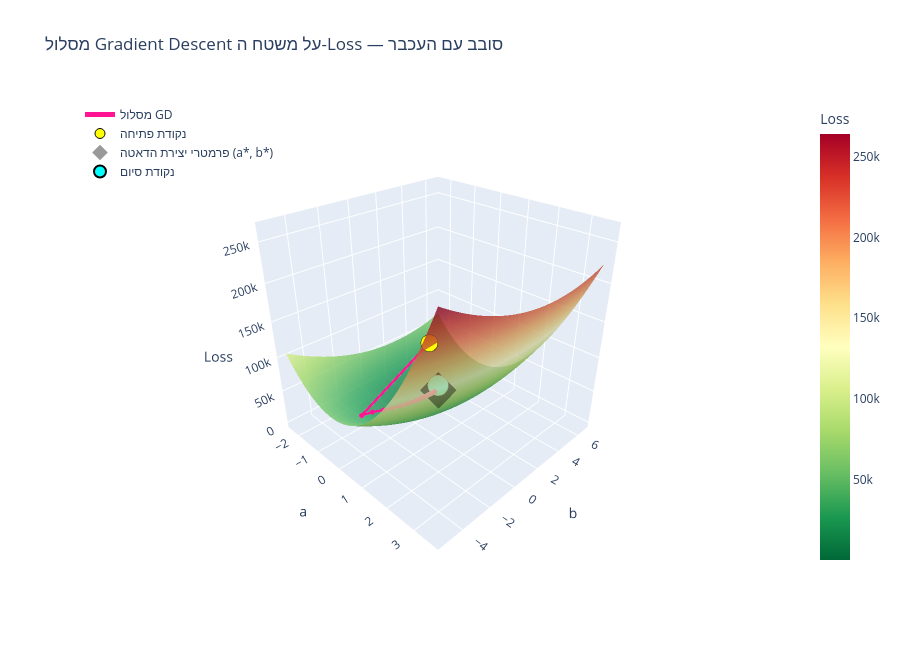

Notebook code for this chart:
### Markdown cell above
<div dir=rtl style="text-align: right">

## שלב 7.5 — המסלול בתלת-ממד

עכשיו נראה את אותו מסלול, אבל על **המשטח עצמו** — ה-Loss כציר Z.  
ניתן לראות בבירור איך האלגוריתם "מחליק במדרון" לעבר השפל.

> **שימו לב:** הנקודה השחורה (◆) מסמנת את **פרמטרי יצירת הדאטה** — הערכים שבהם השתמשנו לייצר את הנקודות.  
> היא אינה בהכרח בשפל ה-Loss, מכיוון שהרעש שהוספנו "מזיז" את המינימום קצת.  
> GD מוצא את הפרמטרים שמתאימים **לנתונים שקיבל** — לא את הפרמטרים ה"אמיתיים" של הפרבולה המקורית.

</div>

### Code cell
import plotly.graph_objects as go

# חישוב Loss לכל נקודה במסלול
path_loss = [loss(ha, hb, x, y) for ha, hb in zip(history_a, history_b)]

# דגימה כל 10 צעדים (5000 צעדים → 500 נקודות)
step = 10
ha = history_a[::step]
hb = history_b[::step]
hl = path_loss[::step]

# offset כדי שהנקודות יצופו מעל המשטח
z_offset = (L.max() - L.min()) * 0.03

fig = go.Figure()

# משטח ה-Loss
fig.add_trace(go.Surface(
    x=A, y=B, z=L,
    colorscale='RdYlGn',
    reversescale=True,
    opacity=0.8,
    showscale=True,
    colorbar=dict(title='Loss'),
    name='Loss surface'
))

# מסלול GD
fig.add_trace(go.Scatter3d(
    x=ha, y=hb, z=[v + z_offset for v in hl],
    mode='lines+markers',
    line=dict(color='deeppink', width=5),
    marker=dict(size=3, color='deeppink'),
    name='מסלול GD'
))

# נקודת פתיחה
fig.add_trace(go.Scatter3d(
    x=[history_a[0]], y=[history_b[0]], z=[path_loss[0] + z_offset],
    mode='markers',
    marker=dict(size=10, color='yellow', symbol='circle', line=dict(color='black', width=1)),
    name='נקודת פתיחה'
))

# פרמטרי יצירת הדאטה — חצי שקוף
fig.add_trace(go.Scatter3d(
    x=[a_true], y=[b_true], z=[loss(a_true, b_true, x, y) + z_offset],
    mode='markers',
    marker=dict(size=12, color='black', symbol='diamond', opacity=0.4),
    name='פרמטרי יצירת הדאטה (a*, b*)'
))

# נקודת סיום — מעל הכל
fig.add_trace(go.Scatter3d(
    x=[history_a[-1]], y=[history_b[-1]], z=[path_loss[-1] + z_offset * 2],
    mode='markers',
    marker=dict(size=12, color='cyan', symbol='circle', line=dict(color='black', width=2)),
    name='נקודת סיום'
))

fig.update_layout(
    title='מסלול Gradient Descent על משטח ה-Loss — סובב עם העכבר',
    scene=dict(
        xaxis_title='a',
        yaxis_title='b',
        zaxis_title='Loss',
        camera=dict(eye=dict(x=1.5, y=-1.5, z=1.2))
    ),
    width=900,
    height=650,
    legend=dict(x=0, y=1)
)

fig.show()

### Figure 1 — Plotly figure (JSON) as saved in the notebook; plotly's stock layout.template omitted (floating-point values rounded to 4 significant figures; data arrays with more than 128 entries replaced by an {"elided": "..."} marker saying what was removed)
{"data": [{"colorbar": {"title": {"text": "Loss"}}, "colorscale": [[0, "rgb(165,0,38)"], [0.1, "rgb(215,48,39)"], [0.2, "rgb(244,109,67)"], [0.3, "rgb(253,174,97)"], [0.4, "rgb(254,224,139)"], [0.5, "rgb(255,255,191)"], [0.6, "rgb(217,239,139)"], [0.7, "rgb(166,217,106)"], [0.8, "rgb(102,189,99)"], [0.9, "rgb(26,152,80)"], [1, "rgb(0,104,55)"]], "name": "Loss surface", "opacity": 0.8, "reversescale": true, "showscale": true, "type": "surface", "x": {"elided": "200x200 float values"}, "y": {"elided": "200x200 float values"}, "z": {"elided": "200x200 float values"}}, {"line": {"color": "deeppink", "width": 5}, "marker": {"color": "deeppink", "size": 3}, "mode": "lines+markers", "name": "מסלול GD", "type": "scatter3d", "x": {"elided": "501 float values"}, "y": {"elided": "501 float values"}, "z": {"elided": "501 float values"}}, {"marker": {"color": "yellow", "line": {"color": "black", "width": 1}, "size": 10, "symbol": "circle"}, "mode": "markers", "name": "נקודת פתיחה", "type": "scatter3d", "x": [3.124], "y": [-4.796], "z": [216500.0]}, {"marker": {"color": "black", "opacity": 0.4, "size": 12, "symbol": "diamond"}, "mode": "markers", "name": "פרמטרי יצירת הדאטה (a*, b*)", "type": "scatter3d", "x": [-0.3764], "y": [2.704], "z": [8110.0]}, {"marker": {"color": "cyan", "line": {"color": "black", "width": 2}, "size": 12, "symbol": "circle"}, "mode": "markers", "name": "נקודת סיום", "type": "scatter3d", "x": [-0.3885], "y": [2.716], "z": [16030.0]}], "layout": {"height": 650, "legend": {"x": 0, "y": 1}, "scene": {"camera": {"eye": {"x": 1.5, "y": -1.5, "z": 1.2}}, "xaxis": {"title": {"text": "a"}}, "yaxis": {"title": {"text": "b"}}, "zaxis": {"title": {"text": "Loss"}}}, "title": {"text": "מסלול Gradient Descent על משטח ה-Loss — סובב עם העכבר"}, "width": 900}}
